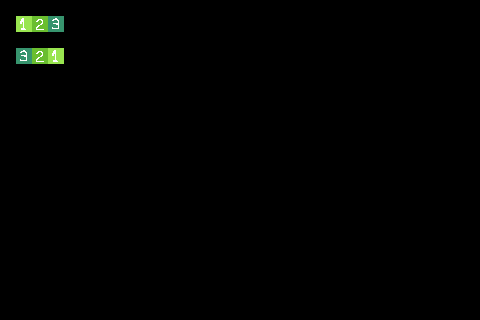

Tiled map render using the project's own tile images. Description and the map definition, with tile-layer contents summarised, below:
An orthogonal 30x20 tile map with 16x16 px tiles, 1 tile layer (set).

<map version="1.8" tiledversion="1.8.2" orientation="orthogonal" renderorder="right-down" width="30" height="20" tilewidth="16" tileheight="16" infinite="0" nextlayerid="6" nextobjectid="1">
 <tileset firstgid="1" source="../spr_test_tileset.tsx" />
 <layer id="1" name="set" width="30" height="20">
  <data>[600 cells, 6 non-empty, 3 distinct tile ids]</data>
 </layer>
</map>
